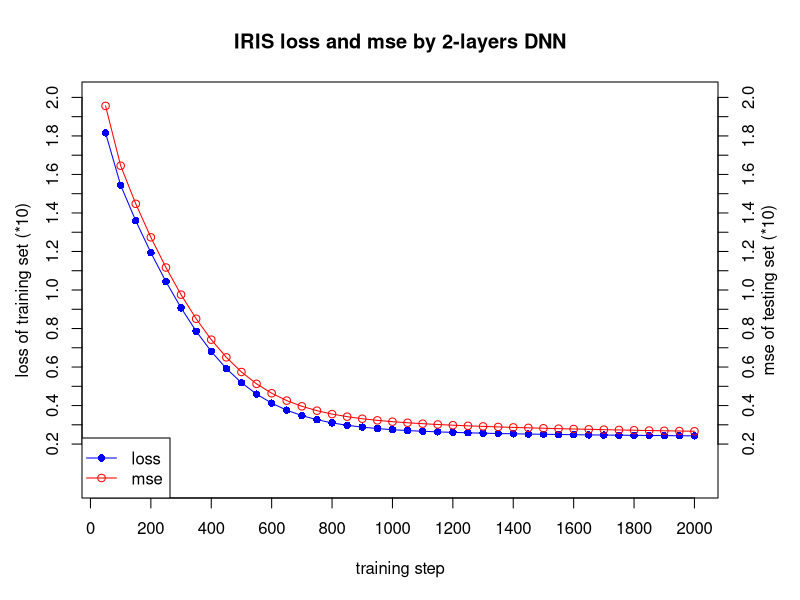

The R script that drew this image:
# Copyright 2016: www.ParallelR.com
# Parallel Blog : R For Deep Learning (I): Build Fully Connected Neural Network From Scratch
# Regression by 2-layers DNN and tested by iris dataset
# Author: Peng Zhao, patric.zhao@gmail.com

# sigmoid
sigmoid <- function(z) {
  g <- 1 / (1 + exp(-1 * z))
  g
}

# Prediction
predict.dnn <- function(model, data = X.test) {
  # new data, transfer to matrix
  new.data <- data.matrix(data)
  
  # Feed Forwad
  hidden.layer <- sweep(new.data %*% model$W1 ,2, model$b1, '+')
  hidden.layer <- sigmoid(hidden.layer)
  score <- sweep(hidden.layer %*% model$W2, 2, model$b2, '+')
  Petal.Width.predicted <- score
  
  return(Petal.Width.predicted)
}

# Train: build and train a 2-layers neural network 
train.dnn <- function(x, y, traindata=data, testdata=NULL,
                      model = NULL,
                      # set hidden layers and neurons
                      # currently, only support 1 hidden layer
                      hidden = c(6), 
                      # max iteration steps
                      maxit = 2000,
                      # delta loss 
                      abstol = 1e-2,
                      # learning rate
                      lr = 1e-2,
                      # regularization rate
                      reg = 1e-4,
                      # show results every 'display' step
                      display = 100,
                      random.seed = 1)
{
  # to make the case reproducible.
  set.seed(random.seed)
  
  # total number of training set
  N <- nrow(traindata)
  
  # extract the data and label
  # don't need atribute 
  X <- unname(data.matrix(traindata[,x]))
  # correct categories represented by integer 
  Y <- traindata[,y]
  
  # create model or get model from parameter
  if(is.null(model)) {
    # number of input features
    D <- ncol(X)
    # only one output node for regression
    K <- 1
    H <-  hidden
    
    # create and init weights and bias 
    W1 <- matrix(rnorm(D*H), nrow=D, ncol=H)/sqrt(D*H)
    b1 <- matrix(0, nrow=1, ncol=H)
    
    W2 <- matrix(rnorm(H*K), nrow=H, ncol=K)/sqrt(H*K)
    b2 <- matrix(0, nrow=1, ncol=K)
  } else {
    D  <- model$D
    K  <- model$K
    H  <- model$H
    W1 <- model$W1
    b1 <- model$b1
    W2 <- model$W2
    b2 <- model$b2
  }
  
  # use all train data to update weights since it's a small dataset
  batchsize <- N
  # init loss to a very big value
  loss <- 100000
  
  # Training the network
  i <- 0
  while(i < maxit && loss > abstol) {
    
    # iteration index
    i <- i +1
    
    # forward ....
    # 1 indicate row, 2 indicate col
    hidden.layer <- sweep(X %*% W1 ,2, b1, '+')
    # neurons : sigmoid
    hidden.layer <- sigmoid(hidden.layer)
    score <- sweep(hidden.layer %*% W2, 2, b2, '+')
    
    # compute the loss
    diff <- score - Y
    data.loss <- (t(diff) %*% diff) / (2 * N)
    reg.loss   <- 0.5*reg* (sum(W1*W1) + sum(W2*W2))
    loss <- data.loss + reg.loss
    
    # display results and update model
    if( i %% display == 0) {
      if(!is.null(testdata)) {
        model <- list( D = D,
                       H = H,
                       K = K,
                       # weights and bias
                       W1 = W1, 
                       b1 = b1, 
                       W2 = W2, 
                       b2 = b2)
        Petal.Width.dnn <- predict.dnn(model, testdata[,-y])
        diff <- Petal.Width.dnn - testdata[,y]
        mse <- (t(diff) %*% diff) / (2 * N)
        cat(i, loss, mse, "\n")
      } else {
        cat(i, loss, "\n")
      }
    }
    
    # backward ....
    dscores <- score - Y
    dscores <- dscores / batchsize
    
    dW2 <- t(hidden.layer) %*% dscores 
    db2 <- colSums(dscores)
    
    dhidden <- dscores %*% t(W2)
    
    dW1 <- dhidden * (hidden.layer * (1-hidden.layer))
    dW1 <- t(X) %*% dW1
    
    db1 <- dhidden * (hidden.layer * (1-hidden.layer))
    db1 <- colSums(db1)
    
    # update ....
    dW2 <- dW2 + reg*W2
    dW1 <- dW1 + reg*W1
    
    W1 <- W1 - lr * dW1
    b1 <- b1 - lr * db1
    
    W2 <- W2 - lr * dW2
    b2 <- b2 - lr * db2
    
    
    
  }
  
  # final results
  # creat list to store learned parameters
  # you can add more parameters for debug and visualization
  # such as residuals, fitted.values ...
  model <- list( D = D,
                 H = H,
                 K = K,
                 # weights and bias
                 W1= W1, 
                 b1= b1, 
                 W2= W2, 
                 b2= b2)
  
  return(model)
}

########################################################################
# testing
#######################################################################
set.seed(1)

# 0. split data into test/train
samp <- c(sample(1:50,25), sample(51:100,25), sample(101:150,25))

# 1. EDA
data <- iris
data <- iris[,-5]
summary(data)
# 2. train model
Petal.Width.model <- train.dnn(x=1:3, y=4, traindata=data[samp,], testdata=data[-samp,], hidden=4, maxit=2000, display=50)
# ir.model <- train.dnn(x=1:3, y=4, traindata=iris[samp,], hidden=4, maxit=2000, display=50)

# 3. prediction
# To make the code clear, I don't write this change into predict.dnn function.
Petal.Width.dnn <- predict.dnn(Petal.Width.model, data[-samp, -4])

#mse
test <- data[-samp,]
m <- length(test[,4])
diff <- Petal.Width.dnn - test[,4]
mse <- (t(diff) %*% diff) / (2 * m)
mse #0.02665006

# Visualization
# the output from screen, copy and paste here.
data1 <- ("i loss mse
        50 0.1815593 0.1955971 
100 0.1544014 0.1645331 
          150 0.1359382 0.1447487 
          200 0.1193891 0.1273547 
          250 0.1043342 0.1116742 
          300 0.09071633 0.09756991 
          350 0.07861059 0.08506636 
          400 0.06809837 0.07421481 
          450 0.05920095 0.06502153 
          500 0.05185695 0.05741881 
          550 0.04593181 0.05126896 
          600 0.04124379 0.04638704 
          650 0.03759254 0.0425684 
          700 0.034782 0.03961181 
          750 0.032635 0.03733479 
          800 0.03100038 0.0355813 
          850 0.02975462 0.03422377 
          900 0.02880007 0.03316147 
          950 0.02806161 0.03231709 
          1000 0.02748264 0.03163272 
          1050 0.02702125 0.03106581 
          1100 0.02664687 0.03058564 
          1150 0.02633737 0.03017033 
          1200 0.02607689 0.02980444 
          1250 0.025854 0.02947713 
          1300 0.02566047 0.02918074 
          1350 0.02549033 0.02890983 
          1400 0.02533914 0.02866039 
          1450 0.02520355 0.02842944 
          1500 0.02508101 0.02821464 
          1550 0.0249695 0.02801411 
          1600 0.0248674 0.02782629 
          1650 0.02477342 0.02764986 
          1700 0.02468646 0.02748365 
          1750 0.02460564 0.02732667 
          1800 0.0245302 0.02717803 
          1850 0.0244595 0.02703695 
          1900 0.02439301 0.02690273 
          1950 0.02433024 0.02677474 
          2000 0.02427081 0.02665246 ")

data.v <- read.table(text=data1, header=T)
par(mar=c(5.1, 4.1, 4.1, 4.1))
plot(x=data.v$i, y=10*(data.v$loss), type="o", col="blue", pch=16, 
     main="IRIS loss and mse by 2-layers DNN",
     ylim=c(0, 2.0),
     xlab="",
     ylab="",
     axe =F)
lines(x=data.v$i, y=10*data.v$mse, type="o", col="red", pch=1)
box()
axis(1, at=seq(0,2000,by=200))
axis(4, at=seq(0.2,2.0,by=0.1))
axis(2, at=seq(0.2,2.0,by=0.1))
mtext("training step", 1, line=3)
mtext("loss of training set (*10)", 2, line=2.5)
mtext("mse of testing set (*10)", 4, line=2)

legend("bottomleft", 
       legend = c("loss", "mse"),
       pch = c(16,1),
       col = c("blue","red"),
       lwd=c(1,1)
)